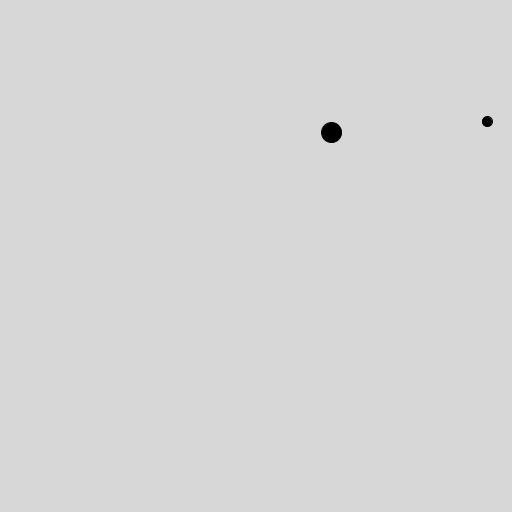
Frame 1 (no input)
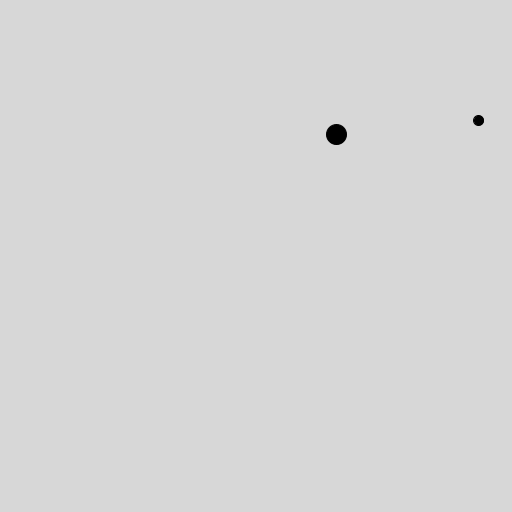
Frame 60 (the mouse pressed at the canvas centre just before this capture)
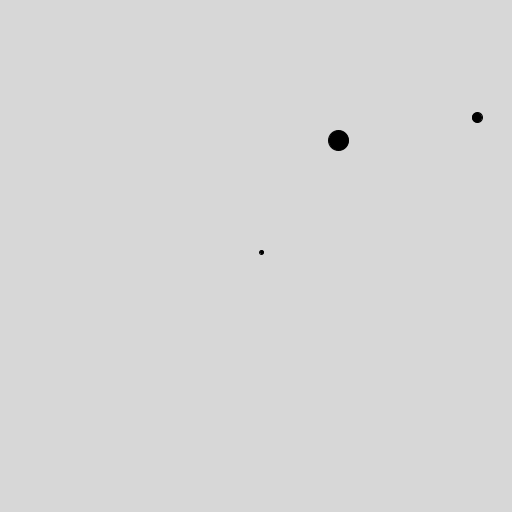
Frame 120 (the mouse held since frame 60 and released just before this capture)

The Processing sketch that drew these frames (run headless with seeded random() and noise(); from frame 60 on, the mouse is pressed at the canvas centre):

// Processing sketch: sketch_herencia
// ── sketch_herencia.pde
ArrayList<Ant> ants;
Warrior warrior;
Worker worker;
void setup () {
  size (512, 512);
  ants = new ArrayList<Ant>();
  warrior = new Warrior();
  worker = new Worker();
}

void draw () {
  background(215);
  warrior.Draw();
  worker.Draw();
  for (Ant ant:ants) {
    ant.Draw();
  }
}

void mousePressed() {
  ants.add(new Ant(2,mouseX, mouseY));
}

// ── Ant.pde
class Ant {
  float x, y;
  float radio;
  color color_;

  Ant() {
    x = random(0, width);
    y = random(0, height);
    radio = 5;
    color_ = color(0, 0, 0);
  }

  Ant(float l) {
    x = random(0, width);
    y = random(0, height);
    radio = l;
    color_ = color(0, 0, 0);
  }

  Ant(float l, float x, float y) {
    this.x = x;
    this.y = y;
    radio = l;
    color_ = color(0, 0, 0);
  }

  Ant(float l, int r, int g, int b) {
    x = random(0, width);
    y = random(0, height);
    radio = l;
    color_ = color(r, g, b);
  }

  void Draw () {
    float deltaX = random(-1, 1);
    float deltaY = random(-1, 1);
    x+= deltaX;
    y = y + deltaY;
    fill(color_);
    circle(x, y, 2*radio);
  }
}

// ── Queen.pde
class Queen extends Ant {
  Queen () {
    super(30);
  }
}

// ── Warrior.pde
 class Warrior extends Ant {
   Warrior() {
     super(10, 0, 0, 0);
   }
 }

// ── Worker.pde
class Worker extends Ant {
  Worker() {
   super(5); 
  }
}
